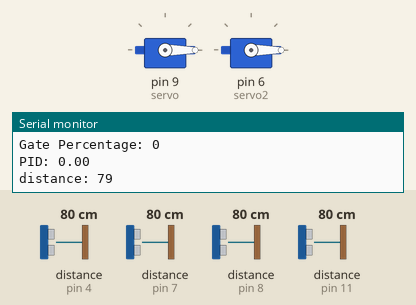
A sketch run on a simulated Arduino Uno, built with avr-gcc and run on an emulated ATmega328P. Shown: 2 × servo, the last lines printed to the serial monitor. Wiring (inferred from the names in the program): 4 × ultrasonic range finder: trigger pin 3, echo pin 4 / trigger pin 10, echo pin 8 / trigger pin 12, echo pin 11 / trigger pin 13, echo pin 7. The test bench sets the inputs (shaded band); at power-on: distance to the obstacle (sensors on pin 4, pin 7, pin 8, pin 11) 80 cm. The echo pulse lasts 58.3 µs per cm.

Above: at 1.2 s.
1.3 s: distance to the obstacle (sensor on pin 4) set to 2 cm
4.3 s: distance to the obstacle (sensor on pin 7) set to 2 cm
7.3 s: distance to the obstacle (sensor on pin 8) set to 120 cm
10.3 s: distance to the obstacle (sensor on pin 11) set to 2 cm
13.3 s: distance to the obstacle (sensor on pin 8) set to 2 cm
At 13.54 s:
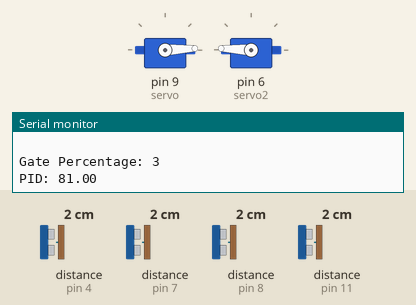
At 14.09 s:
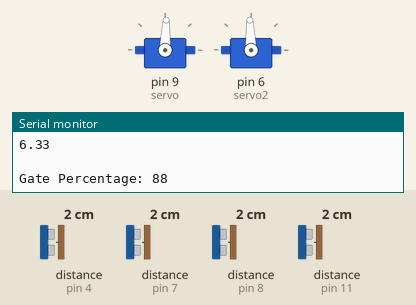
16.3 s: distance to the obstacle (sensor on pin 4) set to 60 cm
At 16.68 s:
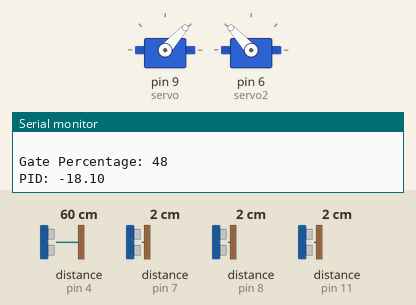
Timing chart, 0 to 19.3 s (numbered marks = the images above; inputs shaded):
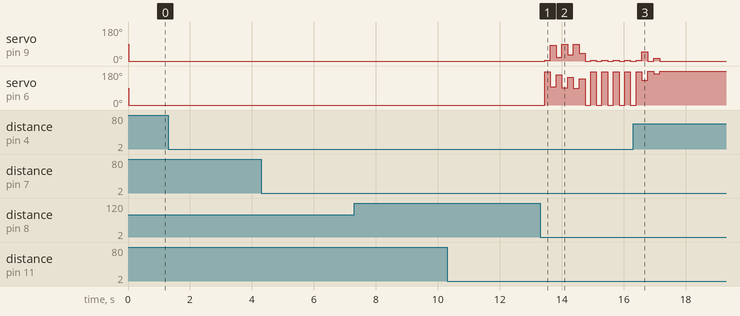

The sketch:

SKM_4_GerbangOtomatis.ino
```cpp
#include <Servo.h>
#define trigPin 12
#define echoPin 11
#define trigPin2 10
#define echoPin2 8
#define trigPin3 13
#define echoPin3 7
#define trigPin4 3
#define echoPin4 4
Servo servo;
Servo servo2;

double Kp = 0.7;
double Ki = 0.25;
double Kd = 0.05;

double integralSum = 0.0;
double prevError = 0.0;
double output = 0.0;
double reald;
double error;


int sound = 250;
void setup() {
Serial.begin (9600);
pinMode(trigPin, OUTPUT);
pinMode(echoPin, INPUT);
pinMode(trigPin2, OUTPUT);
pinMode(echoPin2, INPUT);
pinMode(trigPin3, OUTPUT);
pinMode(echoPin3, INPUT);
pinMode(trigPin4, OUTPUT);
pinMode(echoPin4, INPUT);
servo.attach(9);
servo2.attach(6);
}
void loop() {
long duration, distance;
long duration2, distance2;
long duration3, distance3;
long duration4, distance4;
long gatePercentage;
long setpo;

digitalWrite(trigPin, LOW);
delayMicroseconds(2);
digitalWrite(trigPin, HIGH);
delayMicroseconds(10);
digitalWrite(trigPin, LOW);
duration = pulseIn(echoPin, HIGH);
distance = (duration/2) / 29.1;

digitalWrite(trigPin2, LOW);
delayMicroseconds(2);
digitalWrite(trigPin2, HIGH);
delayMicroseconds(10);
digitalWrite(trigPin2, LOW);
duration2 = pulseIn(echoPin2, HIGH);
distance2 = (duration2/2) / 29.1;

digitalWrite(trigPin3, LOW);
delayMicroseconds(2);
digitalWrite(trigPin3, HIGH);
delayMicroseconds(10);
digitalWrite(trigPin3, LOW);
duration3 = pulseIn(echoPin3, HIGH);
distance3 = (duration3/2) / 29.1;

digitalWrite(trigPin4, LOW);
delayMicroseconds(2);
digitalWrite(trigPin4, HIGH);
delayMicroseconds(10);
digitalWrite(trigPin4, LOW);
duration4 = pulseIn(echoPin4, HIGH);
distance4 = (duration4/2) / 29.1;

reald = 30 - (distance4+distance3);
setpo = reald/30*90;

if((distance + distance2/60.0)>0.5){
gatePercentage = 90.0 * (distance + distance2) / 60.0 + output;
}else{
gatePercentage = 90.0 * (1 - ((distance + distance2) / 60.0)) + output;
}
delayMicroseconds(10);

if(gatePercentage <=90){
// Calculate error
error = setpo - gatePercentage;

// Proportional term
double P = Kp * error;

// Integral term
integralSum += error;
double I = Ki * integralSum;

// Derivative term
double D = Kd * (error - prevError);
prevError = error;

// Calculate total output
output = P + I + D;

// Apply the output to the servo
servo.write(gatePercentage);
servo2.write(180 - gatePercentage);

}else{
delayMicroseconds(500);
gatePercentage = 0;
prevError = 0;
output = 0;
servo.write(0);
servo2.write(0);
}

Serial.print("Gate Percentage: ");
Serial.println(gatePercentage);
Serial.print("PID: ");
Serial.println(output);
Serial.print("distance: ");
Serial.println(distance);
Serial.print("distance2: ");
Serial.println(distance2);
Serial.print("distance3: ");
Serial.println(distance3);
Serial.print("distance4: ");
Serial.println(distance4);
Serial.print("gatedistance: ");
Serial.println(gatePercentage/90.0*30.0);
Serial.print("realdistance: ");
Serial.println(reald);
Serial.print("gatePercentage real: ");
Serial.println(setpo);
Serial.print("Error: ");
Serial.println(error);
Serial.println(gatePercentage/90.0*30.0);
Serial.println(" ");
}
```

Measured:
- after the input at 13.3 s, servo on pin 9 (servo): 0° → 3° after 0.15 s, → 84° 0.18 s later, → 19° 0.19 s later, → 88° 0.18 s later, … (16 changes in this stretch); servo on pin 6 (servo2): 0° → 177° after 0.15 s, → 96° 0.18 s later, → 161° 0.19 s later, → 92° 0.18 s later, … (16 changes in this stretch)
